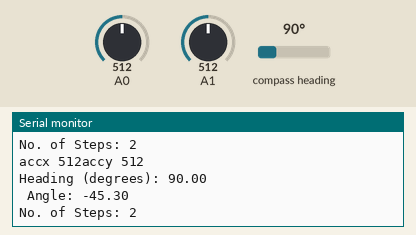
A sketch run on a simulated Arduino Uno, built with avr-gcc and run on an emulated ATmega328P. Shown: the last lines printed to the serial monitor. The test bench sets the inputs (shaded band); at power-on: compass heading 90°, A0 = 512, A1 = 512.

Above: at 1.2 s.
1.3 s: compass heading set to 7°
At 1.83 s:
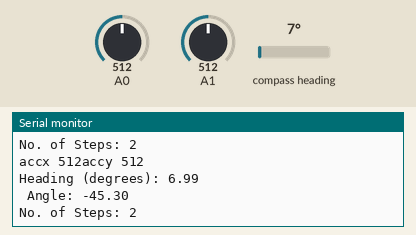
2.8 s: A0 set to 716
At 3.35 s:
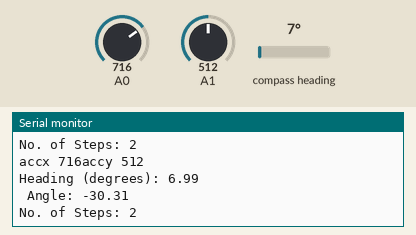
4.3 s: A1 set to 716
At 4.86 s:
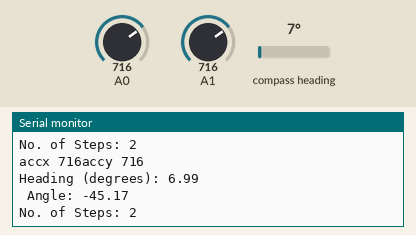
5.8 s: compass heading set to 180°
At 6.38 s:
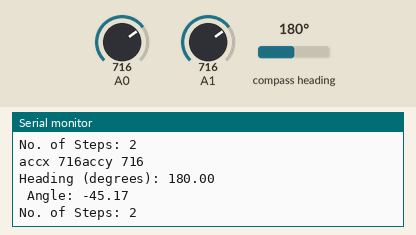
7.3 s: A0 set to 900
At 7.89 s:
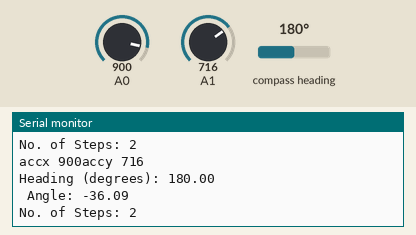
8.8 s: A1 set to 900
At 9.41 s:
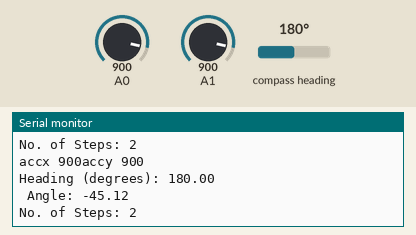
Timing chart, 0 to 11.3 s (numbered marks = the images above; inputs shaded):
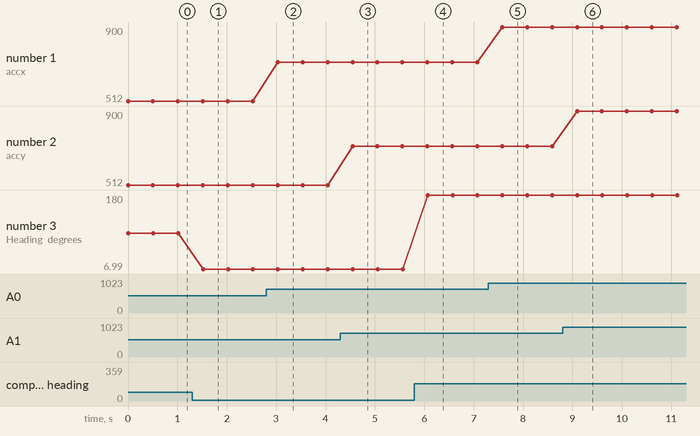

Measured:
- after the input at 1.3 s, the serial monitor: prints a new line after 0.22 s (image 1)
- after the input at 2.8 s, the serial monitor: prints a new line after 0.23 s (image 2)
- after the input at 4.3 s, the serial monitor: prints a new line after 0.25 s (image 3)
- after the input at 5.8 s, the serial monitor: prints a new line after 0.27 s (image 4)
- after the input at 7.3 s, the serial monitor: prints a new line after 0.28 s (image 5)
- after the input at 8.8 s, the serial monitor: prints a new line after 0.29 s (image 6)
- plotted number 1: 512 → 716 after the input at 2.8 s, 716 → 900 after the input at 7.3 s
- plotted number 3: 90 → 6.99 after the input at 1.3 s, 6.99 → 180 after the input at 5.8 s

The sketch:

Transmitter-Person.ino
```cpp
#include <Wire.h>
#include <SoftwareSerial.h>
#include <Adafruit_Sensor.h>
#include <Adafruit_HMC5883_U.h>
Adafruit_HMC5883_Unified mag = Adafruit_HMC5883_Unified(12345);
int accx,accy,s=1,isstep=0;
int flag=2;
float angle;
SoftwareSerial BTSerial(10,11);
void setup(void)
{

  BTSerial.begin(38400);
  Serial.begin(38400);
  if(!mag.begin())
  {

    Serial.println("No HMC5883 detected");
    while(1);
  }
}

void loop(void)
{
  accx=analogRead(A0)-232;
  accy=analogRead(A1)-229;

  Serial.print("accx ");
  Serial.print(analogRead(A0));
  Serial.print("accy ");
  Serial.println(analogRead(A1));


  angle=atan2(-accy,accx)*180.0/3.142;
  sensors_event_t event;
  mag.getEvent(&event);
  float heading = atan2((float)event.magnetic.y, (float)event.magnetic.x);
  float declinationAngle = 0;
  heading += declinationAngle;
  if(heading < 0)
    heading += 2*PI;
  if(heading > 2*PI)
    heading -= 2*PI;
  float headingDegrees = heading * 180.0/PI;
  Serial.print("Heading (degrees): "); Serial.println(headingDegrees);
  Serial.print(" Angle: ");Serial.println(angle);
  if(angle<=10 && angle>=0 && isstep==1)
  {
    s++;
    flag=1;
    isstep=0;
  }
  if(angle<=-10 && angle>=-25 && isstep==0)
  {
    isstep=1;
  }

  Serial.print("No. of Steps: ");
  Serial.println(2*s);
  delay(500);
  long val=flag*1000+(int)headingDegrees;
  char string_val[4];
  itoa(val,string_val,10);
  BTSerial.write(string_val);
  BTSerial.write('$');
  flag=2;
}
```
